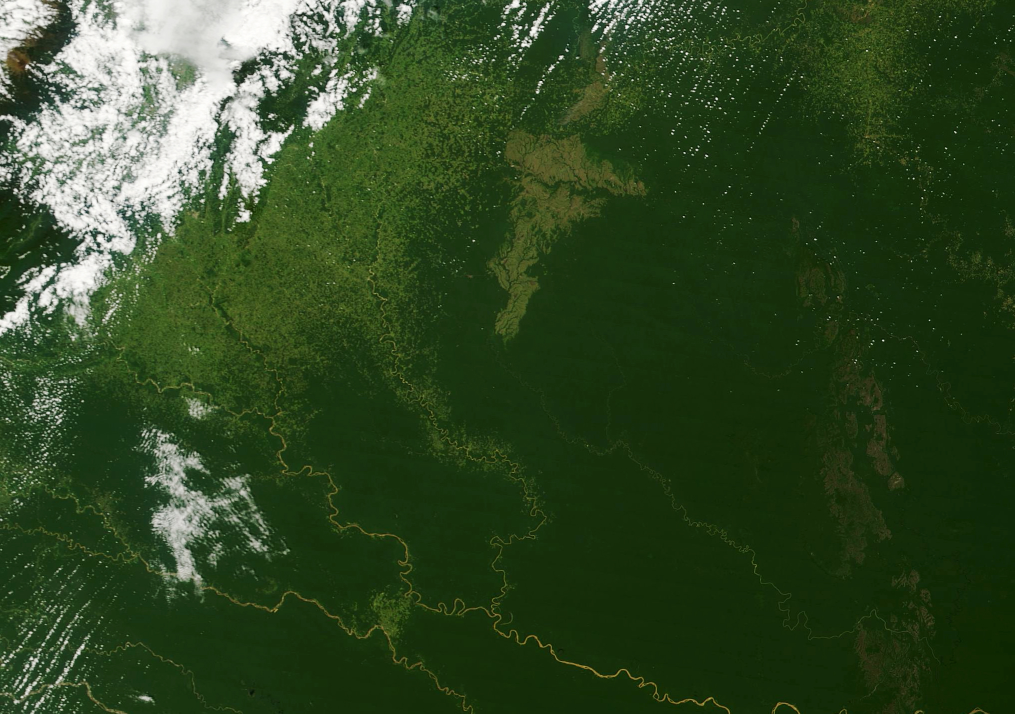
#> input picture LANDSAT2000.jpg, 2029 x 1427 px, given in place of LANDSAT2000.png, which was not available (shown at 1/2 size)
$ python FinalReport.py
#> lines starting #> are read from the running program, lines starting #| are printed output that depends on the picture; after the words box and inside, x2 and y2 are one past the last pixel; in counts of white or black regions, pixels touching at a corner belong together; pictures that were not available may be replaced by others from this repository, and a replacement may not be noted
import imageio
import matplotlib.pyplot as plt
import numpy as np
from skimage import exposure, img_as_ubyte


def get_rgb_channels(image):
    R = np.array(image[:, :, 0])
    G = np.array(image[:, :, 1])
    B = np.array(image[:, :, 2])
    return R, G, B


def plot_rgb_channels(image, title):
    (R, G, B) = get_rgb_channels(image)
    plt.figure(figsize=(13, 13))
    plt.subplot(323)
    plt.imshow(R, cmap="gray")
    plt.axis('off')
    plt.title('%s - Red Channel' % title)
    plt.subplot(324)
    plt.imshow(G, cmap="gray")
    plt.axis('off')
    plt.title('%s - Green Channel' % title)
    plt.subplot(325)
    plt.imshow(B, cmap="gray")
    plt.axis('off')
    plt.title('%s - Blue Channel' % title)


def remove_clouds(image):
    (R, G, B) = get_rgb_channels(image)
    B_uint8 = img_as_ubyte(exposure.rescale_intensity(B))
    nuvens = B_uint8 > 110

    R[nuvens] = 0
    G[nuvens] = 0
    B[nuvens] = 0

    no_clouds = np.array(image, copy=True)
    no_clouds[:, :, 0] = R
    no_clouds[:, :, 1] = G
    no_clouds[:, :, 2] = B

    return no_clouds


img2000 = imageio.imread("LANDSAT2000.png")
#> img2000 is the input picture: shape (1427, 2029, 3); mean R, G, B 48.6, 71.5, 36.3
img2017 = imageio.imread("LANDSAT2017.png")
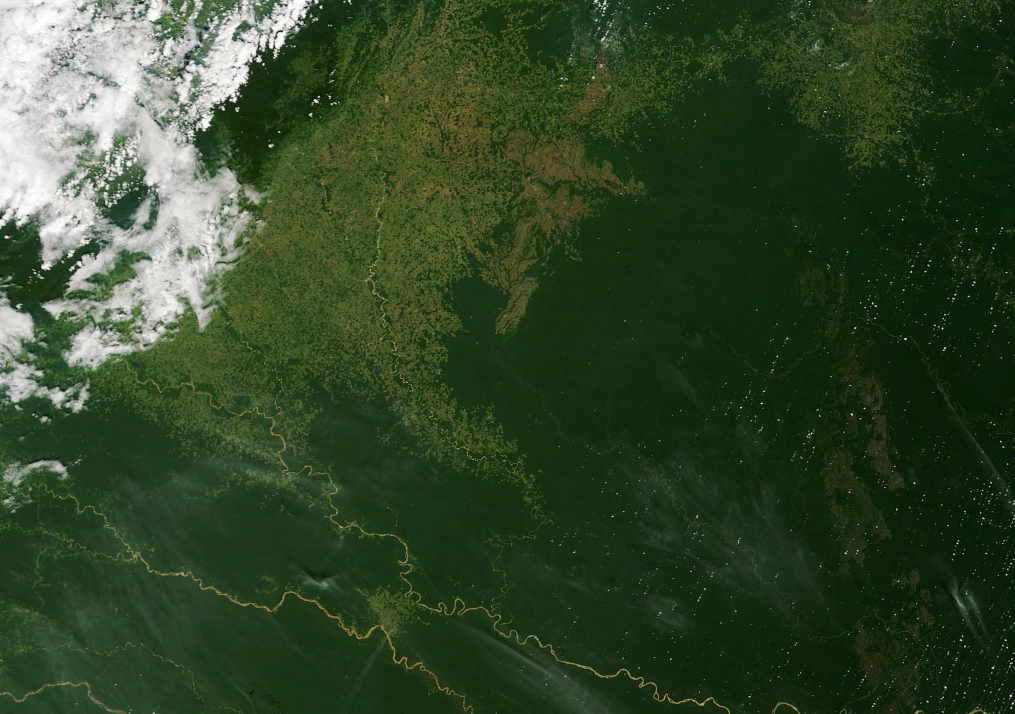
#> input picture LANDSAT2017.jpg, 2029 x 1427 px, given in place of LANDSAT2017.png, which was not available (shown at 1/2 size)
#> img2017 is the input picture: shape (1427, 2029, 3); mean R, G, B 49.4, 69.3, 40.8

img2000 = np.array(img2000).astype(np.uint8)
img2017 = np.array(img2017).astype(np.uint8)

plt.figure(figsize=(26, 26))
plt.subplot(321)
plt.imshow(img2000)
plt.axis('off')
plt.title('Landsat 2000')
plt.subplot(322)
plt.imshow(img2017)
plt.axis('off')
plt.title('Landsat 2017')

img2000_1 = exposure.equalize_adapthist(img2000, clip_limit=0.03)
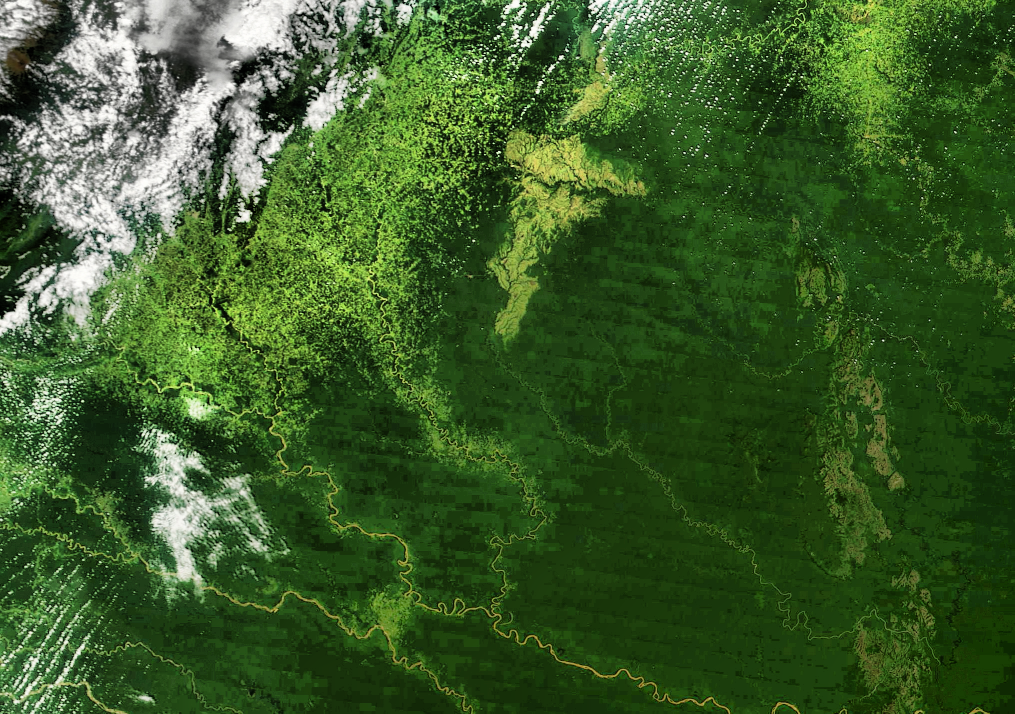
#> img2000_1: shape (1427, 2029, 3) float64 (shown at 1/2 size); mean R, G, B 0.235, 0.359, 0.165
img2017_1 = exposure.equalize_adapthist(img2017, clip_limit=0.03)

plt.figure(figsize=(26, 26))
plt.subplot(321)
plt.imshow(img2000_1)
plt.axis('off')
plt.title('Landsat 2000 - Adaptative Histogram Applied')
plt.subplot(322)
plt.imshow(img2017_1)
plt.axis('off')
plt.title('Landsat 2017 - Adaptative Histogram Applied')

img2000_2 = remove_clouds(img2000_1)
#> in remove_clouds, `nuvens = B_uint8 > 110`:
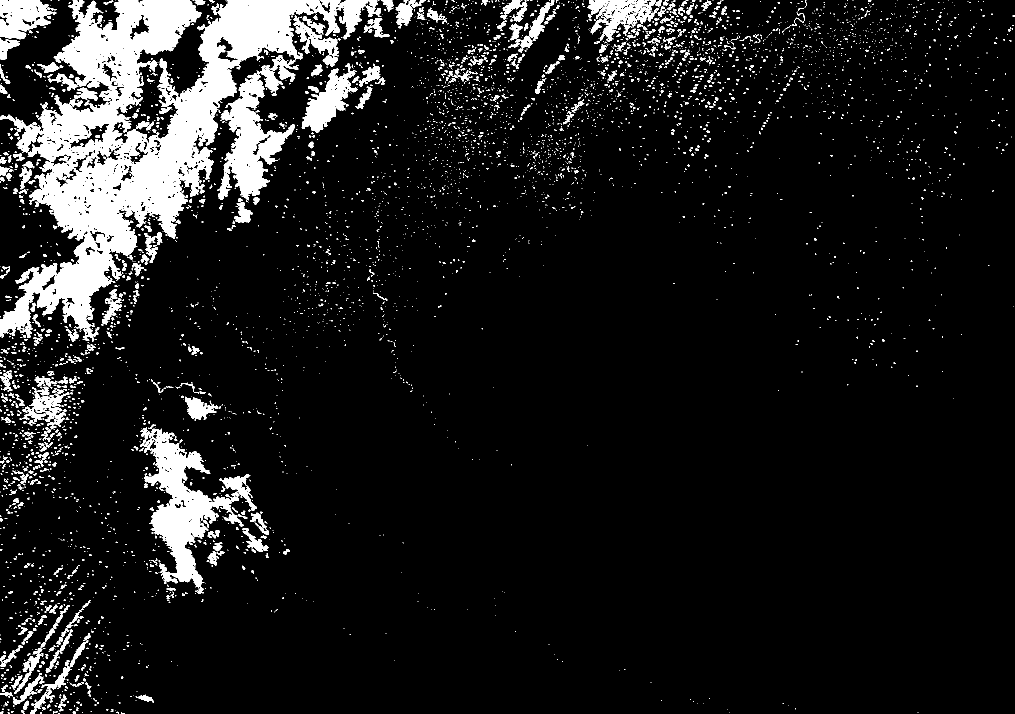
#> nuvens: shape (1427, 2029) bool (shown at 1/2 size); 9.8% white; 5250 white regions (4625 under 20 px), largest, box (x1, y1, x2, y2) and area: (0, 0, 756, 683) 148983, (280, 855, 488, 1187) 21801, (440, 110, 597, 401) 17081
plot_rgb_channels(img2000_1, "Landsat 2000 - Com Filtros")
plot_rgb_channels(img2000_2, "Landsat 2000 - Sem nuvens")

plt.figure(figsize=(26, 26))
plt.subplot(323)
plt.imshow(img2000_1)
plt.axis('off')
plt.title('Landsat 2000 - Com Filtros')
plt.subplot(324)
plt.imshow(img2000_2)
plt.axis('off')
plt.title('Landsat 2000 - Sem Nuvens')

img2017_2 = remove_clouds(img2017_1)
#> in remove_clouds (call 2), `nuvens = B_uint8 > 110`: nuvens: shape (1427, 2029) bool; 11.1% white; 13792 white regions (13120 under 20 px), largest, box (x1, y1, x2, y2) and area: (0, 0, 507, 745) 158010, (301, 0, 647, 263) 27120, (0, 584, 183, 827) 15257
#> in remove_clouds (call 2), `G[nuvens] = 0`:
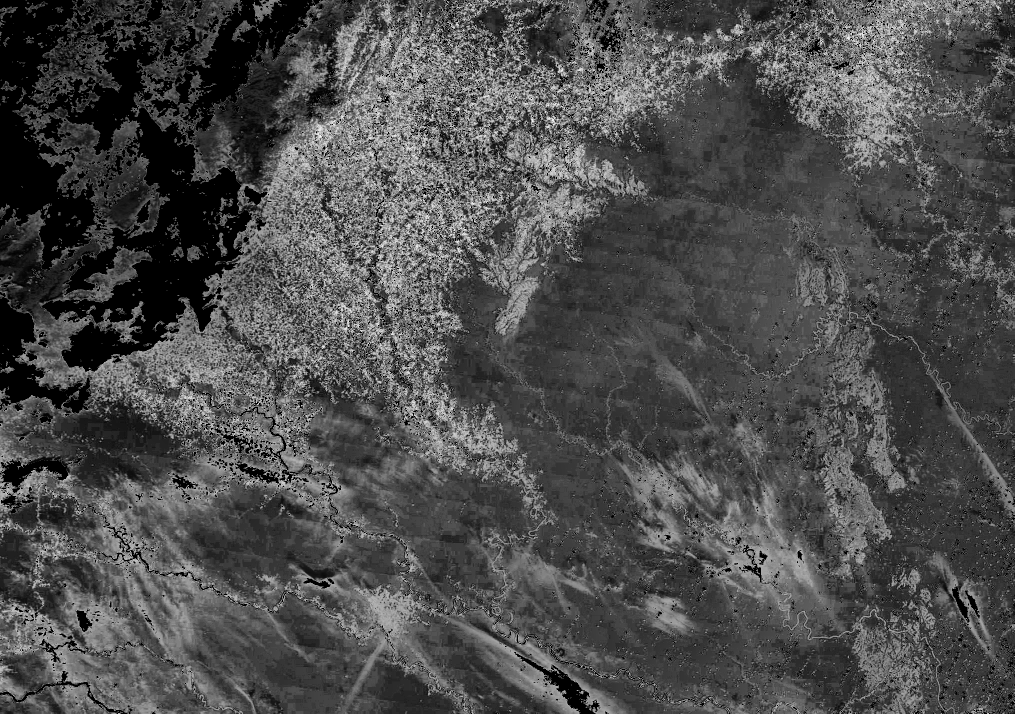
#> G: shape (1427, 2029) float64 (shown at 1/2 size); min 0, max 0.977, mean 0.302
#> in remove_clouds (call 2), `B[nuvens] = 0`:
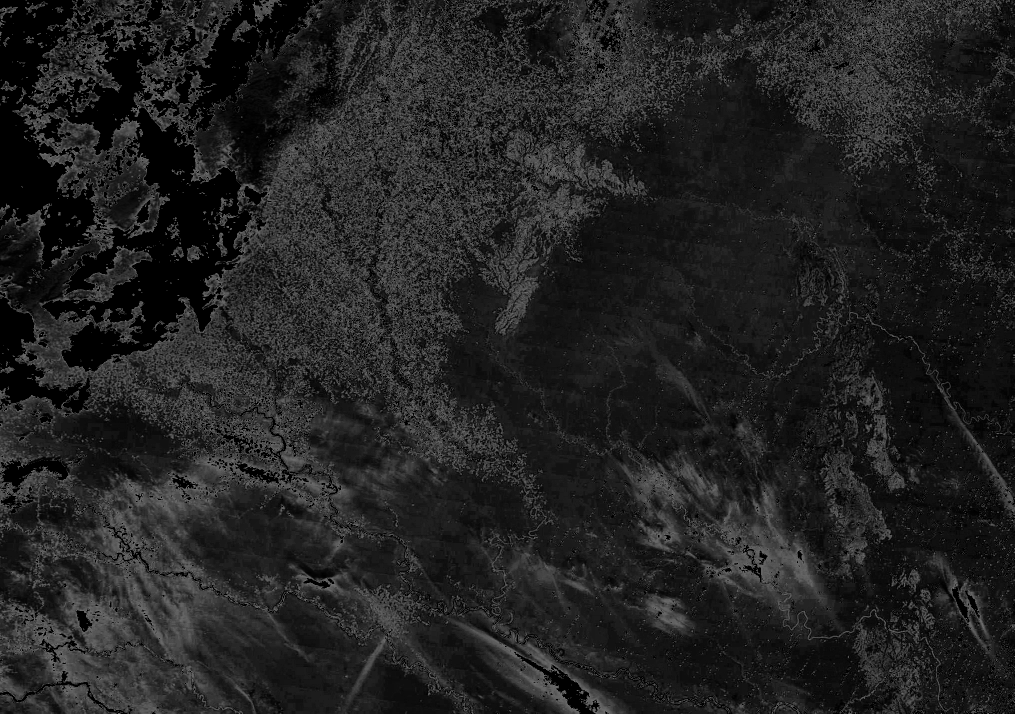
#> B: shape (1427, 2029) float64 (shown at 1/2 size); min 0, max 0.433, mean 0.135
#> in remove_clouds (call 2), `no_clouds[:, :, 2] = B`:
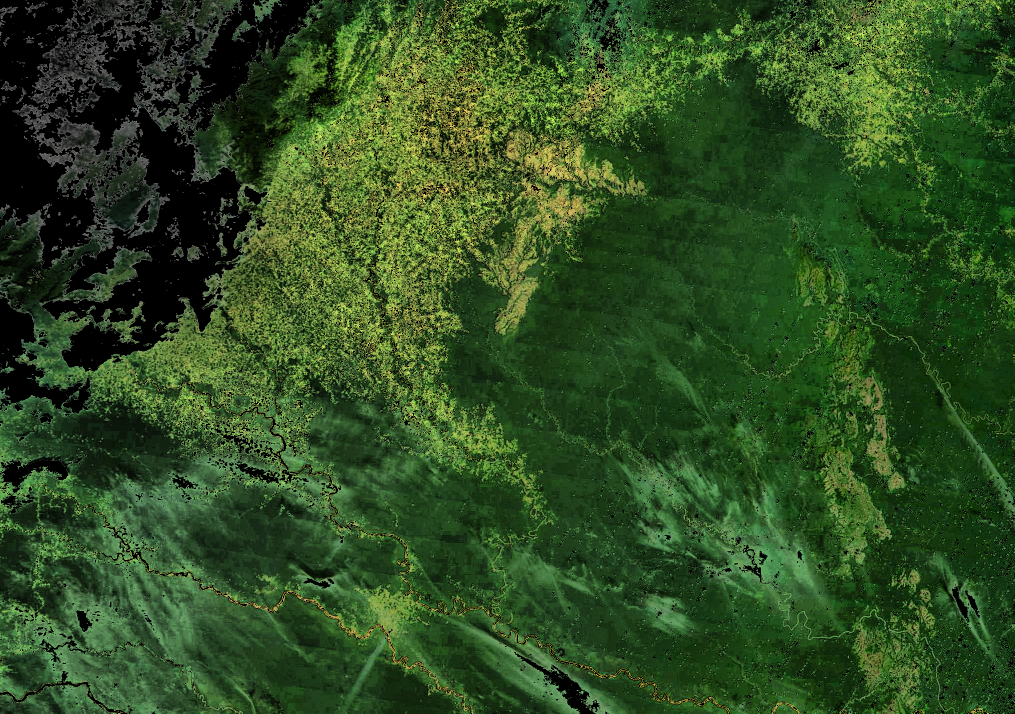
#> no_clouds: shape (1427, 2029, 3) float64 (shown at 1/2 size); mean R, G, B 0.185, 0.302, 0.135
plot_rgb_channels(img2017_1, "Landsat 2017 - Com Filtros")
plot_rgb_channels(img2017_2, "Landsat 2017 - Sem nuvens")

plt.figure(figsize=(26, 26))
plt.subplot(323)
plt.imshow(img2017_1)
plt.axis('off')
plt.title('Landsat 2017 - Com Filtros')
plt.subplot(324)
plt.imshow(img2017_2)
plt.axis('off')
plt.title('Landsat 2017 - Sem Nuvens')
